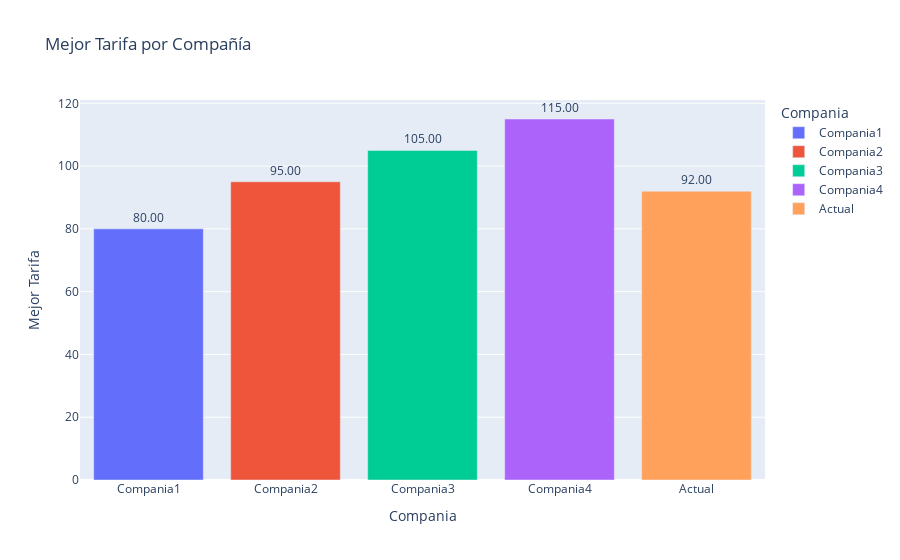

Notebook code for this chart:
### Code cell
data = {
    'Compania': ['Compania1', 'Compania2', 'Compania3', 'Compania4'],
    'Tarifa1': [100, 110, 120, 130],
    'Tarifa2': [90, 100, 110, 120],
    'Tarifa3': [80, 95, 105, 115]
}

df = pd.DataFrame(data)

df['Mejor_Tarifa'] = df[['Tarifa1', 'Tarifa2', 'Tarifa3']].min(axis=1)
compania_actual = 'Actual'
tarifas_compania_actual = [105, 98, 92]

nueva_fila = pd.DataFrame({
    'Compania': [compania_actual],
    'Tarifa1': [tarifas_compania_actual[0]],
    'Tarifa2': [tarifas_compania_actual[1]],
    'Tarifa3': [tarifas_compania_actual[2]],
    'Mejor_Tarifa': min(tarifas_compania_actual)
})

df = pd.concat([df, nueva_fila], ignore_index=True)


fig = px.bar(df, x='Compania', y='Mejor_Tarifa', title='Mejor Tarifa por Compañía', text='Mejor_Tarifa',
             labels={'Mejor_Tarifa': 'Mejor Tarifa'},
             color='Compania',
             category_orders={'Compania': df['Compania'].tolist() + [compania_actual]}
             )

# Personalizar la visualización
fig.update_traces(texttemplate='%{text:.2f}', textposition='outside')

# Mostrar la visualización
fig.show()

### Figure 1 — Plotly figure (JSON) as saved in the notebook; plotly's stock layout.template omitted (floating-point values rounded to 4 significant figures)
{"data": [{"alignmentgroup": "True", "hovertemplate": "Compania=%{x}<br>Mejor Tarifa=%{text}<extra></extra>", "legendgroup": "Compania1", "marker": {"color": "#636efa", "pattern": {"shape": ""}}, "name": "Compania1", "offsetgroup": "Compania1", "orientation": "v", "showlegend": true, "text": [80], "textposition": "outside", "texttemplate": "%{text:.2f}", "type": "bar", "x": ["Compania1"], "xaxis": "x", "y": [80], "yaxis": "y"}, {"alignmentgroup": "True", "hovertemplate": "Compania=%{x}<br>Mejor Tarifa=%{text}<extra></extra>", "legendgroup": "Compania2", "marker": {"color": "#EF553B", "pattern": {"shape": ""}}, "name": "Compania2", "offsetgroup": "Compania2", "orientation": "v", "showlegend": true, "text": [95], "textposition": "outside", "texttemplate": "%{text:.2f}", "type": "bar", "x": ["Compania2"], "xaxis": "x", "y": [95], "yaxis": "y"}, {"alignmentgroup": "True", "hovertemplate": "Compania=%{x}<br>Mejor Tarifa=%{text}<extra></extra>", "legendgroup": "Compania3", "marker": {"color": "#00cc96", "pattern": {"shape": ""}}, "name": "Compania3", "offsetgroup": "Compania3", "orientation": "v", "showlegend": true, "text": [105], "textposition": "outside", "texttemplate": "%{text:.2f}", "type": "bar", "x": ["Compania3"], "xaxis": "x", "y": [105], "yaxis": "y"}, {"alignmentgroup": "True", "hovertemplate": "Compania=%{x}<br>Mejor Tarifa=%{text}<extra></extra>", "legendgroup": "Compania4", "marker": {"color": "#ab63fa", "pattern": {"shape": ""}}, "name": "Compania4", "offsetgroup": "Compania4", "orientation": "v", "showlegend": true, "text": [115], "textposition": "outside", "texttemplate": "%{text:.2f}", "type": "bar", "x": ["Compania4"], "xaxis": "x", "y": [115], "yaxis": "y"}, {"alignmentgroup": "True", "hovertemplate": "Compania=%{x}<br>Mejor Tarifa=%{text}<extra></extra>", "legendgroup": "Actual", "marker": {"color": "#FFA15A", "pattern": {"shape": ""}}, "name": "Actual", "offsetgroup": "Actual", "orientation": "v", "showlegend": true, "text": [92], "textposition": "outside", "texttemplate": "%{text:.2f}", "type": "bar", "x": ["Actual"], "xaxis": "x", "y": [92], "yaxis": "y"}], "layout": {"barmode": "relative", "legend": {"title": {"text": "Compania"}, "tracegroupgap": 0}, "title": {"text": "Mejor Tarifa por Compañía"}, "xaxis": {"anchor": "y", "categoryarray": ["Compania1", "Compania2", "Compania3", "Compania4", "Actual"], "categoryorder": "array", "domain": [0, 1], "title": {"text": "Compania"}}, "yaxis": {"anchor": "x", "domain": [0, 1], "title": {"text": "Mejor Tarifa"}}}}
